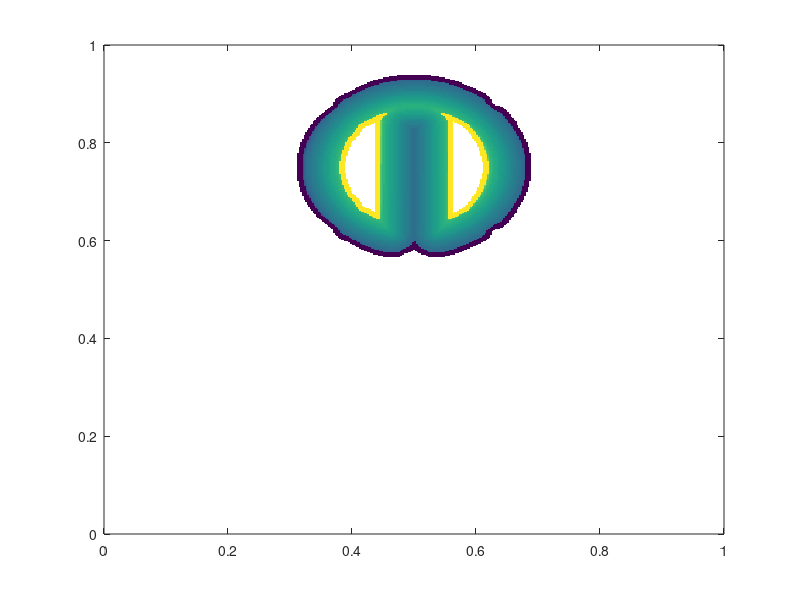

Here is the MATLAB script that generated this plot:
%a=load('A5.dat');
%scatter(a(:,1), a(:,2),3,'filled', 's','k')
%xlim([0,1])
%ylim([0,1])
%axis square
%box on

a=load('X5.dat');
scatter(a(:,1), a(:,2),3,a(:,3),'filled', 's')
xlim([0,1])
ylim([0,1])
box on